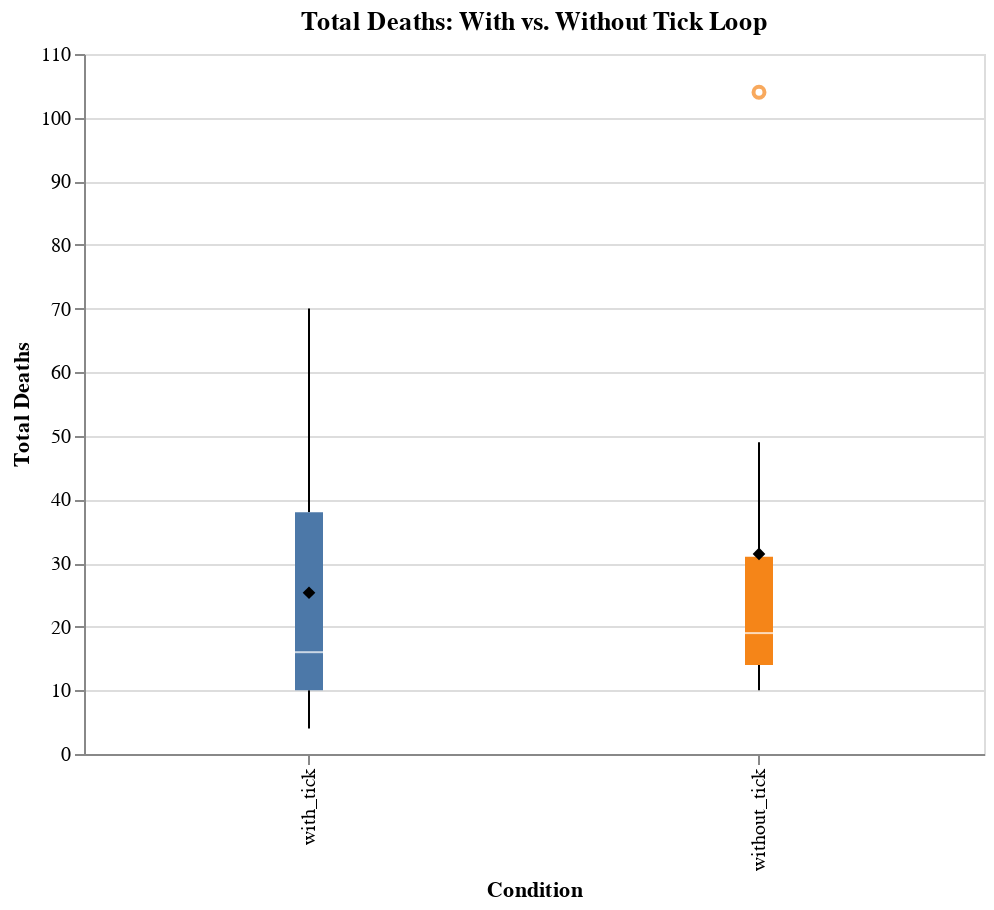

Write notebook code for a chart like this one.
### Code cell
base_deaths = alt.Chart(run_level).encode(
    x=alt.X("condition:N", title="Condition"),
    y=alt.Y("total_deaths:Q", title="Total Deaths"),
    color=alt.Color("condition:N", legend=None)
)

# Boxplot
box_deaths = base_deaths.mark_boxplot()

# Mean als Punkt
mean_deaths = base_deaths.mark_point(
    size=40,
    shape="diamond",
    filled=True,
    color="black"
).encode(
    y=alt.Y("mean(total_deaths):Q"),
    color=alt.value("black"),
    tooltip=[
        alt.Tooltip("condition:N", title="Condition"),
        alt.Tooltip("mean(total_deaths):Q", title="Mean Deaths", format=".2f")
    ]
)

chart_deaths_with_mean = (box_deaths + mean_deaths).properties(
    title="Total Deaths: With vs. Without Tick Loop",
    width=450,
    height=350
)

chart_deaths_with_mean

### Figure 1 — Vega-Lite specification as saved in the notebook (floating-point values rounded to 4 significant figures)
{"config": {"view": {"continuousWidth": 300, "continuousHeight": 300}}, "layer": [{"mark": {"type": "boxplot"}, "encoding": {"color": {"field": "condition", "legend": null, "type": "nominal"}, "x": {"field": "condition", "title": "Condition", "type": "nominal"}, "y": {"field": "total_deaths", "title": "Total Deaths", "type": "quantitative"}}}, {"mark": {"type": "point", "color": "black", "filled": true, "shape": "diamond", "size": 40}, "encoding": {"color": {"value": "black"}, "tooltip": [{"field": "condition", "title": "Condition", "type": "nominal"}, {"aggregate": "mean", "field": "total_deaths", "format": ".2f", "title": "Mean Deaths", "type": "quantitative"}], "x": {"field": "condition", "title": "Condition", "type": "nominal"}, "y": {"aggregate": "mean", "field": "total_deaths", "type": "quantitative"}}}], "data": {"name": "data-f38f3a0d552221b490830bfd8cdd6225"}, "height": 350, "title": "Total Deaths: With vs. Without Tick Loop", "width": 450, "$schema": "https://vega.github.io/schema/vega-lite/v6.1.0.json", "datasets": {"data-f38f3a0d552221b490830bfd8cdd6225": [{"participant_id": "071225", "condition": "with_tick", "total_hits": 34, "total_damage": 36, "total_deaths": 38, "total_play_time": 807.9, "n_snapshots": 15}, {"participant_id": "071225", "condition": "without_tick", "total_hits": 13, "total_damage": 15, "total_deaths": 13, "total_play_time": 497.0, "n_snapshots": 11}, {"participant_id": "199195", "condition": "with_tick", "total_hits": 81, "total_damage": 83, "total_deaths": 70, "total_play_time": 1003.0, "n_snapshots": 20}, {"participant_id": "199195", "condition": "without_tick", "total_hits": 108, "total_damage": 110, "total_deaths": 104, "total_play_time": 1986.0, "n_snapshots": 38}, {"participant_id": "232962", "condition": "with_tick", "total_hits": 6, "total_damage": 8, "total_deaths": 4, "total_play_time": 496.5, "n_snapshots": 8}, {"participant_id": "232962", "condition": "without_tick", "total_hits": 38, "total_damage": 40, "total_deaths": 31, "total_play_time": 879.7, "n_snapshots": 18}, {"participant_id": "297088", "condition": "with_tick", "total_hits": 25, "total_damage": 27, "total_deaths": 45, "total_play_time": 831.6, "n_snapshots": 12}, {"participant_id": "297088", "condition": "without_tick", "total_hits": 20, "total_damage": 22, "total_deaths": 24, "total_play_time": 475.1, "n_snapshots": 8}, {"participant_id": "356499", "condition": "with_tick", "total_hits": 13, "total_damage": 15, "total_deaths": 16, "total_play_time": 478.5, "n_snapshots": 8}, {"participant_id": "356499", "condition": "without_tick", "total_hits": 8, "total_damage": 10, "total_deaths": 19, "total_play_time": 458.0, "n_snapshots": 8}, {"participant_id": "510049", "condition": "with_tick", "total_hits": 14, "total_damage": 16, "total_deaths": 9, "total_play_time": 583.4, "n_snapshots": 11}, {"participant_id": "510049", "condition": "without_tick", "total_hits": 52, "total_damage": 54, "total_deaths": 49, "total_play_time": 1064.0, "n_snapshots": 24}, {"participant_id": "807289", "condition": "with_tick", "total_hits": 17, "total_damage": 19, "total_deaths": 10, "total_play_time": 408.7, "n_snapshots": 8}, {"participant_id": "807289", "condition": "without_tick", "total_hits": 29, "total_damage": 31, "total_deaths": 19, "total_play_time": 707.5, "n_snapshots": 13}, {"participant_id": "870227", "condition": "with_tick", "total_hits": 31, "total_damage": 33, "total_deaths": 22, "total_play_time": 822.5, "n_snapshots": 14}, {"participant_id": "870227", "condition": "without_tick", "total_hits": 22, "total_damage": 24, "total_deaths": 14, "total_play_time": 547.2, "n_snapshots": 9}, {"participant_id": "975229", "condition": "with_tick", "total_hits": 22, "total_damage": 24, "total_deaths": 14, "total_play_time": 727.3, "n_snapshots": 11}, {"participant_id": "975229", "condition": "without_tick", "total_hits": 12, "total_damage": 14, "total_deaths": 10, "total_play_time": 632.3, "n_snapshots": 10}]}}
